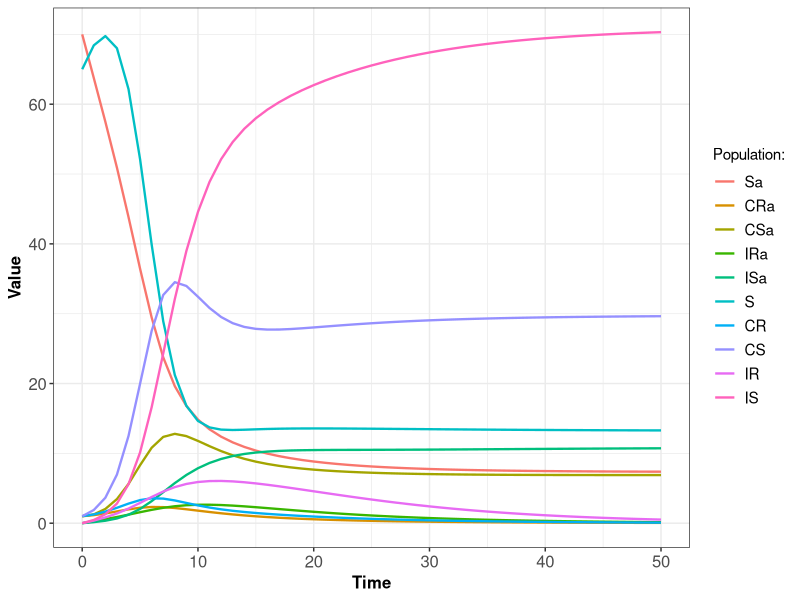
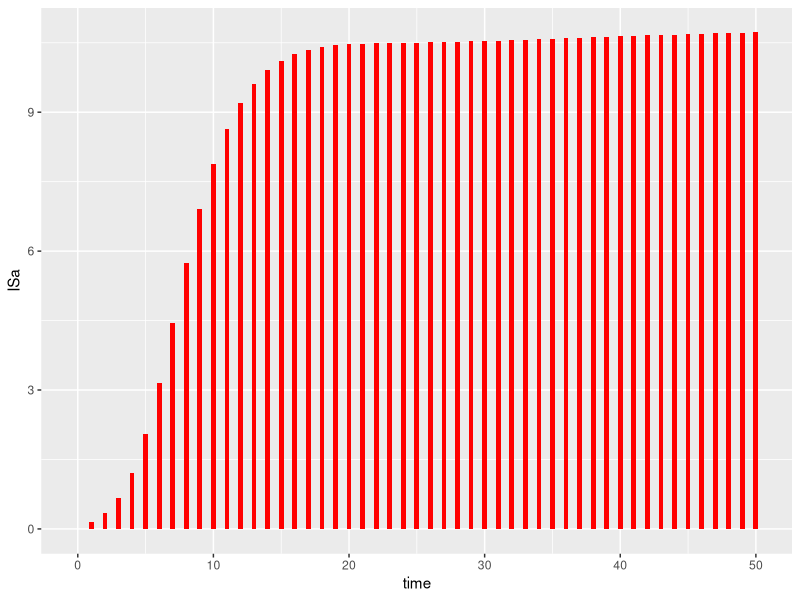
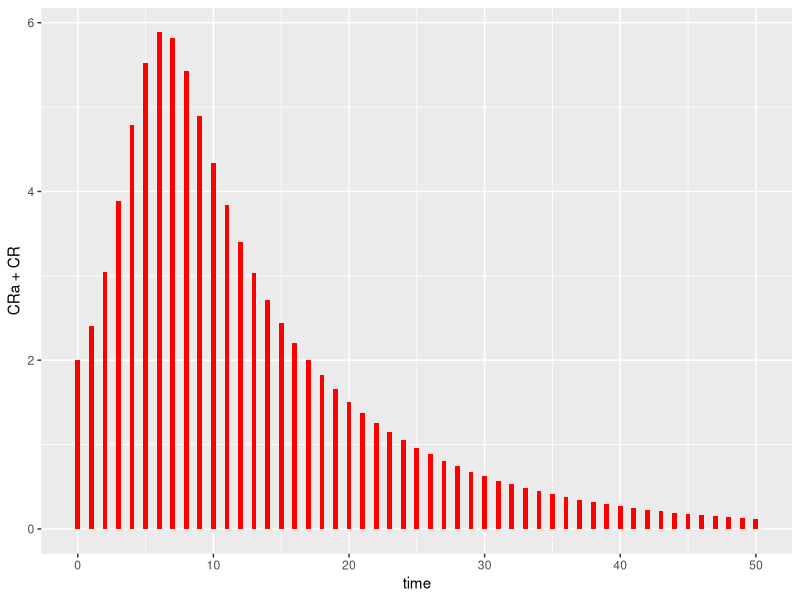
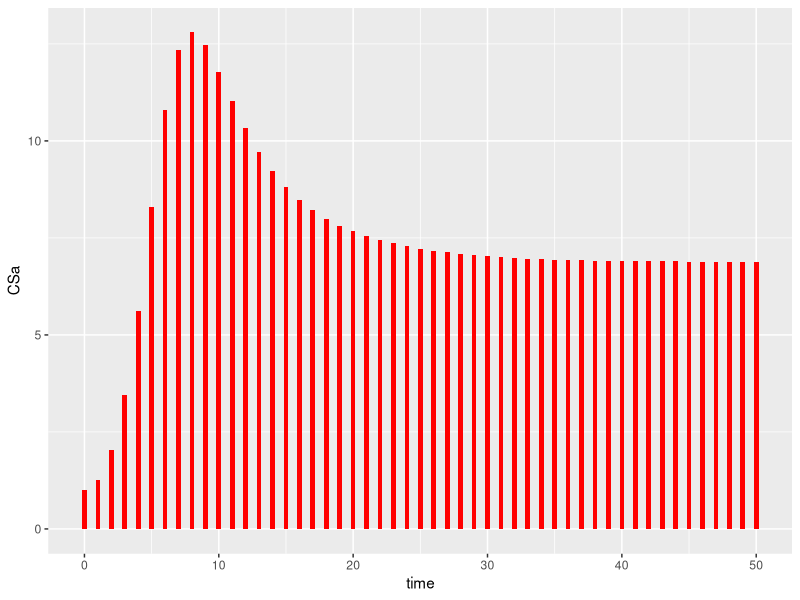

These figures' R source, in order:

library(deSolve)
library(ggplot2)
library(reshape2)
library(dplyr)
# si les packages ne chargent pas, c'est qu'ils ne sont pas installés! Donc il faut faire install.packages("nomdupackage")

Resistance_model <- function(t, pop, param) {
  
  with(as.list(c(pop, param)), {
    
    
    N=Sa+CRa+CSa+IRa+ISa+S+CR+CS+IR+IS
    
    dSa <- -Sa*((beta*(1-c)*(CRa+IRa)/N)+(beta*c*(CR+IR)/N)+beta*(CSa+ISa+CS+IS)/N)+sigma*IRa+sigma*ISa-omega*Sa+teta*S+gamma*CRa+(gamma+alpha)*CSa
    dCRa <- Sa*((beta*(1-c)*(CRa+IRa)/N)+beta*c*(CR+IR)/N)-gamma*CRa-rhoRa*CRa-omega*CRa+teta*CR
    dCSa <- Sa*(beta*(CSa+ISa+CS+IS)/N)-(gamma+alpha)*CSa-rhoSa*CSa-omega*CSa+teta*CS
    dIRa <- rhoRa*CRa-sigma*IRa-omega*IRa+teta*IR
    dISa <- rhoSa*CSa-sigma*ISa-omega*ISa+teta*IS
    
    dS <- -S*((beta*(1-c)*(CRa+IRa)/N)+(beta*c*(CR+IR)/N)+beta*(CSa+ISa+CS+IS)/N)+sigma*IR+sigma*IS+omega*Sa-teta*S+gamma*CR+gamma*CS
    dCR <- S*((beta*(1-c)*(CRa+IRa)/N)+beta*c*(CR+IR)/N)-gamma*CR-rho*CR+omega*CRa-teta*CR
    dCS <- S*(beta*(CSa+ISa+CS+IS)/N)-gamma*CS-rho*CS+omega*CSa-teta*CS
    dIR <- rho*CR-sigma*IR+omega*IRa-teta*IR
    dIS <- rho*CS-sigma*IS+omega*ISa-teta*IS
    
    res<-c(dSa,dCRa,dCSa,dIRa,dISa,dS,dCR,dCS,dIR,dIS)
    
    list(res)
    
  })
  
}

# on défini les paramètres
beta=1
c=0.1
sigma=0.14
gamma=0.03
rho=0.35
rhoRa=0.3
rhoSa=0.15
teta=0.022
omega=0.1
alpha=0.72
dt=1
Tmax=50


# on défini les conditions initiales
Sa0=70
CRa0=1
CSa0=1
IRa0=0
ISa0=0

S0=65
CR0=1
CS0=1
IR0=0
IS0=0

# on créé les vecteurs à partir des différentes valeurs
Time=seq(from=0,to=Tmax,by=dt)
Init.cond=c(Sa=Sa0,CRa=CRa0,CSa=CSa0,IRa=IRa0,ISa=ISa0,S=S0,CR=CR0,CS=CS0,IR=IR0,IS=IS0) 
param=c(beta=beta,c=c,sigma=sigma,gamma=gamma,rho=rho,rhoRa=rhoRa,rhoSa=rhoSa,teta=teta,omega=omega,alpha=alpha)

# on utilise la fonction lsoda, avec as.data.frame() autour pour un output plus pratique
result <- as.data.frame(lsoda(Init.cond, Time, Resistance_model, param))


# méthode ggplot + reshape + joli
result %>%
  melt(id = "time") %>%
  ggplot() +
  geom_line(aes(time, value, colour = variable), linewidth = 0.8) +
  theme_bw() +
  theme(axis.text = element_text(size = 12),
        axis.title = element_text(size = 12, face = "bold"),
        legend.text = element_text(size = 11)) +
  labs(x = "Time", y = "Value", colour = "Population:")

# fonction pour enregistrer le plot (enregistre par défaut le dernier plot affiché)
# ggsave("nom_du_plot.png")


# creating a matrix with 0 rows 
# and columns 
# mat = matrix(ncol = 2, nrow = 4)
# colnames(mat)=c("rho","res")

# converting the matrix to data 
# frame
# df=data.frame(mat)
# df["rho"]<-c("rho=1","rho=2","rho=3","rho=4")
# 
# df[1,2]<-result[251,"ISa"]
# df[2,2]<-result[251,"ISa"]
# df[3,2]<-result[251,"ISa"]
# df[4,2]<-result[251,"ISa"]
# ggplot(data=df, aes(x=rho, y=res)) +
#   geom_bar(stat="identity", fill="steelblue")+
#   theme_minimal()

# ggplot(result, aes(x=time)) + 
#   geom_line(aes(y = ISa), color = "red", linetype=3) + 
#   geom_line(aes(y = IS), color="blue", linetype=3) 

# voir l'evolution du nombre de cas infectés souche suceptible avec antibiotique lorsque rhoSA varie
p<-ggplot(result, aes(x=time)) + geom_line(aes(y = ISa, color="rhoSa1"), linetype=3)
p<- p+geom_line(data=result, aes(y = ISa, color="rhoSa2"),color="red", linetype=3)  + labs(color="rhoSa")


rhoSA1=result #rhoSA=0
rhoSA2= result #rhoSA=0.5
rhoSA3=result # rhoSA=0.15

# Barplot variation de rhoSA
ggplot() + 
  geom_bar(data=rhoSA2, aes(x=time,y=ISa), stat = "identity", fill="blue",position=position_dodge(width=0.8),width=0.35)+
  geom_bar(data=rhoSA3, aes(x=time,y=ISa), stat = "identity", fill="green",position=position_dodge(width=0.8),width=0.35)+
  geom_bar(data=rhoSA1, aes(x=time,y=ISa),stat = "identity", fill="red",position=position_dodge(width=0.8),width=0.35)
  
  
# barplot variation du nombre de personnes colonisées par la souche resistante en fonction du cout de resistance

c1=result #c=0
c2=result #c=0.15
c3=result #c=0.45

ggplot() + 
  geom_bar(data=c3, aes(x=time,y=CRa+CR), stat = "identity", fill="blue",position=position_dodge(width=0.8),width=0.35)+
  geom_bar(data=c2, aes(x=time,y=CRa+CR), stat = "identity", fill="green",position=position_dodge(width=0.8),width=0.35)+
  geom_bar(data=c1, aes(x=time,y=CRa+CR),stat = "identity", fill="red",position=position_dodge(width=0.8),width=0.35)

# barplot de variation du nombre de personnes colonisées (CSa) en fonction de l'efficacité de l'antibiotique

alpha1= result #alpha=0.12
alpha2=result #alpha=0.5
alpha3=result #alpha=0.72

ggplot() + 
  geom_bar(data=alpha1, aes(x=time,y=CSa), stat = "identity", fill="blue",position=position_dodge(width=0.8),width=0.35)+
  geom_bar(data=alpha2, aes(x=time,y=CSa), stat = "identity", fill="green",position=position_dodge(width=0.8),width=0.35)+
  geom_bar(data=alpha3, aes(x=time,y=CSa),stat = "identity", fill="red",position=position_dodge(width=0.8),width=0.35)
